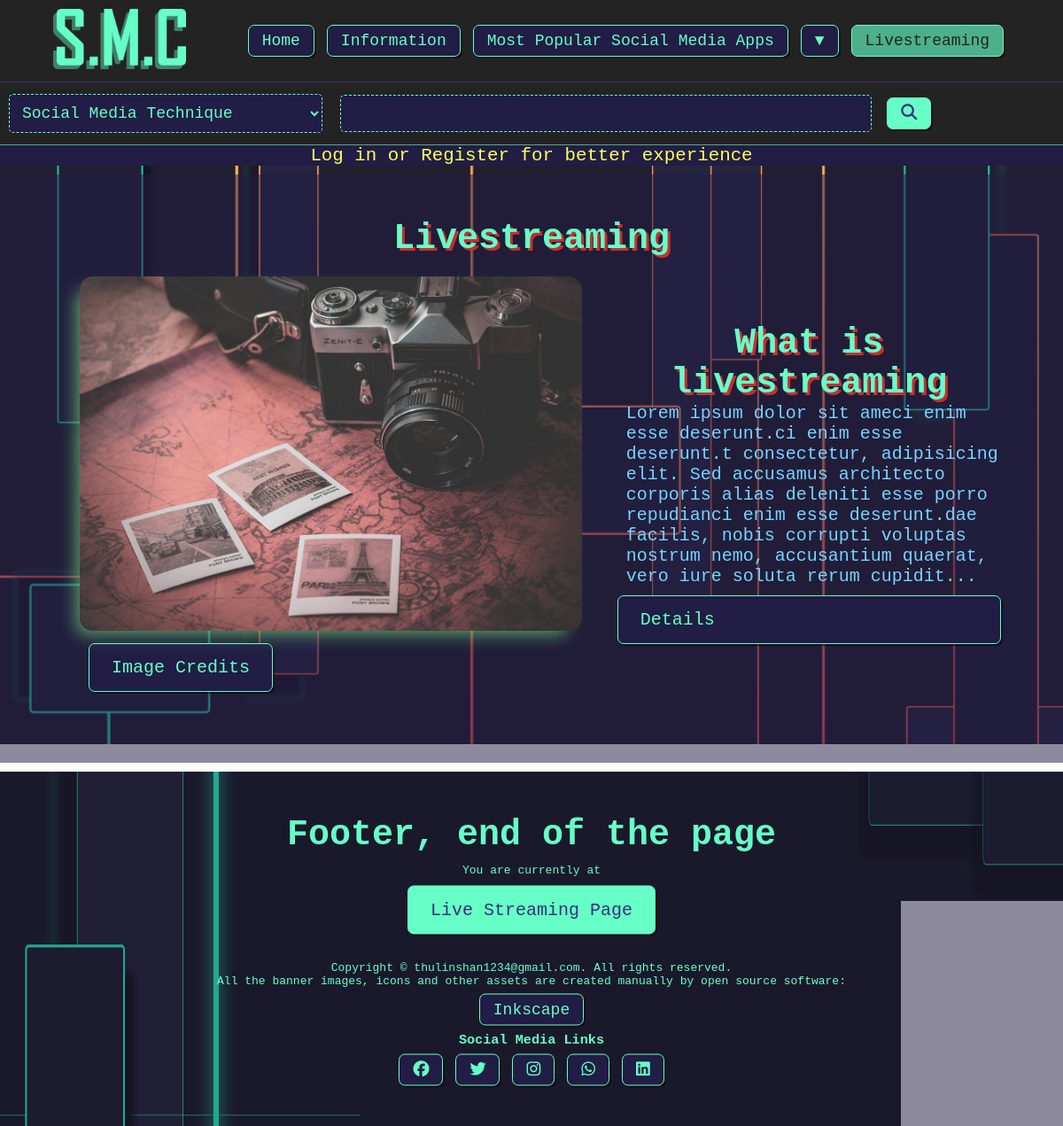
The app's page /livestreaming.php with its own data.
### tables this page shows
CREATE TABLE `content` (
  `id` int(11) NOT NULL,
  `date` timestamp NOT NULL DEFAULT current_timestamp(),
  `img` varchar(255) NOT NULL,
  `img_credit` varchar(255) NOT NULL,
  `header` varchar(255) NOT NULL,
  `description` text NOT NULL,
  `category` varchar(50) NOT NULL
);

### livestreaming.php (the view, shortened to what this page needs)
<?php
include 'partials/header.php';
$query = " SELECT *
            FROM content WHERE category='Livestreaming'";
$livestreaming = mysqli_query($connection, $query);
?>
<main>
    <div class="information-body">
        <div id="discover" class="illu-banner bg-dark-half">
            <h2>Livestreaming</h2>
            <?php if (mysqli_num_rows($livestreaming)) : ?>
                <?php while ($row = mysqli_fetch_assoc($livestreaming)) : ?>
                    <div class="img-container-2">
                        <div class="img-container">
                            <img class="img-3d border-light img-blue-to-primary" src="<?= ROOT_URL ?>assets/images/article/<?= $row['img'] ?>" alt="" />
                            <a class="btn" href="<?= $row['img_credit'] ?>">Image Credits</a>
                        </div>
                        <div class="container">
                            <h2><?= $row['header'] ?></h2>
                            <p>
                                <?= substr($row['description'], 0, 300) ?>...
                            </p>
                            <a class="btn" href="<?= ROOT_URL ?>details.php?id=<?= $row['id'] ?>">Details</a>
                        </div>
                    </div>
                <?php endwhile ?>
            <?php else : ?>
                <h3>Currently no articles for our campaigns available</h3>
            <?php endif ?>
        </div>
    </div>
</main>
</body>
<?php
include 'partials/footer.php'
?>

### css/style.css (style rules this page uses)
:root { --color-dark: #211d45ff; --color-dark-half: rgba(33, 29, 69, 0.514); --color-blue: rgb(118, 212, 255); --color-light: #66ffc7ff; --color-light-half: rgba(102, 255, 199, 0.637); --color-primary: #383179ff; --color-dark-bg: rgb(36, 35, 35); --color-dark-hover: rgb(22, 20, 41); --color-dark-bg-hover: rgb(37, 45, 51); --color-red: rgb(202, 45, 45); --color-yelloe:rgb(255, 255, 91); --color-yelloe-half:rgba(255, 255, 91, 0.5); }
* { margin: 0; padding: 0; font-family: monospace; cursor: url("../assets/utilities/cursor2.png"), auto; scroll-behavior: smooth; }
.btn { font-size: 20px; text-decoration: none; display: inline-block; color: var(--color-light); padding: 15px 25px; margin: 10px; border-radius: 7px; box-shadow: 2px 2px 0 rgba(0, 0, 0, 0.486); border: 1px solid var(--color-light); background: var(--color-dark); }
.container { width: 80%; margin: 10px auto; height: inherit; display: flex; flex-direction: column; justify-content: center; }
.illu-banner { padding: 50px 0; margin: 10px 0; }
.illu-banner h2 { font-size: 40px; text-align: center; color: var(--color-primary); text-shadow: 3px 3px var(--color-light); }
.illu-banner p { font-size: 20px; margin-left: 20px; color: var(--color-primary); }
.img-container-2 { display: flex; justify-content: space-around; align-items: center; width: 90%; margin: 10px auto; border-radius: 15px; }
.img-container { width: 100%; margin: 10px 30px; }
.img-3d { border-radius: 15px; width: 100%; height: 400px; object-fit: cover; }
.information-body .illu-banner img { border: none; box-shadow: -10px 10px 20px -7px var(--color-light-half); }
.information-body .illu-banner h2 { color: var(--color-light); text-shadow: 3px 3px var(--color-red); }
.information-body .illu-banner p { color: var(--color-blue); }
.border-light { border: 2px solid var(--color-light); }
.img-blue-to-primary { filter: hue-rotate(-35deg); }
.bg-dark-half { background-color: var(--color-dark-half); }

### records on screen
content: img (picture), header "What is livestreaming", description "Lorem ipsum dolor sit ameci enim esse deserunt.ci enim esse deserunt.t consectetur, adipisicing elit. Sed accusamus architecto corporis alias deleniti esse porro repudianci enim esse deserunt.dae facilis, nobis corrupti voluptas nostrum nemo, accusantium quaerat, vero iure soluta rerum cupidit"
